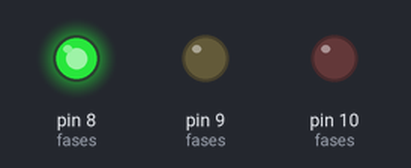
Bench run of a sketch on a simulated Arduino Uno, built with avr-gcc and run on an emulated ATmega328P. Parts: output pins drawn as LEDs (lit = HIGH).

Above: at 1.5 s.
At 3.5 s:
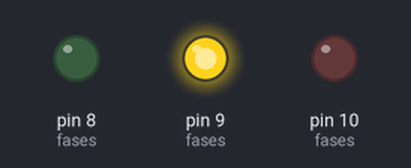
At 5.5 s:
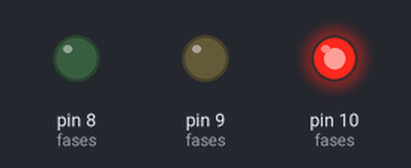
Timing chart, 0 to 9.1 s (numbered marks = the images above):
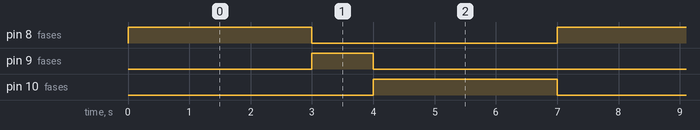

Measured:
- by itself, pin 8 (fases), pin 10 (fases): alternates HIGH for 3.0 s and LOW for 4.0 s
- by itself, pin 9 (fases): alternates HIGH for 1.0 s and LOW for 6.0 s
- by itself, everything shown: repeats every 7.0 s, in 4 steps

The sketch:

aula36_nivel2.ino
```cpp
// Aula 36 – Nível 2: Revisão: semáforo com vetor de structs
// Revisão: cada fase do semáforo é um struct {pino, duração}
#include <Arduino.h>                    // funções do Arduino (pinMode, digitalWrite, delay...)
struct Fase { int pino; unsigned long duracao; };   // uma fase do semáforo
Fase fases[] = {{8, 3000}, {9, 1000}, {10, 3000}};   // verde, amarelo e vermelho

void setup() {                          // roda uma vez, quando a placa liga
  for (int i = 0; i < 3; i++) pinMode(fases[i].pino, OUTPUT);   // configura o pino de cada fase
}

void loop() {                           // repete para sempre
  for (int i = 0; i < 3; i++) {         // 3 voltas
    digitalWrite(fases[i].pino, HIGH);   // acende/liga fases[i].pino
    delay(fases[i].duracao);            // espera o tempo calculado (ms)
    digitalWrite(fases[i].pino, LOW);   // apaga/desliga fases[i].pino
  }
}
```
